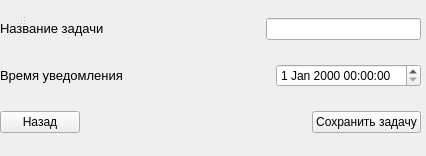
<?xml version="1.0" encoding="UTF-8"?>
<ui version="4.0">
 <class>new_task</class>
 <widget class="QWidget" name="new_task">
  <property name="geometry">
   <rect>
    <x>0</x>
    <y>0</y>
    <width>426</width>
    <height>156</height>
   </rect>
  </property>
  <property name="windowTitle">
   <string>Добавление задачи</string>
  </property>
  <widget class="QStatusBar" name="statusbar">
   <property name="geometry">
    <rect>
     <x>9</x>
     <y>9</y>
     <width>16</width>
     <height>20</height>
    </rect>
   </property>
  </widget>
  <widget class="QWidget" name="verticalLayoutWidget">
   <property name="geometry">
    <rect>
     <x>0</x>
     <y>0</y>
     <width>421</width>
     <height>151</height>
    </rect>
   </property>
   <layout class="QVBoxLayout" name="verticalLayout">
    <item>
     <layout class="QHBoxLayout" name="horizontalLayout">
      <item>
       <widget class="QLabel" name="label">
        <property name="text">
         <string>&lt;html&gt;&lt;head/&gt;&lt;body&gt;&lt;p&gt;&lt;span style=&quot; font-size:10pt;&quot;&gt;Название задачи&lt;/span&gt;&lt;/p&gt;&lt;/body&gt;&lt;/html&gt;</string>
        </property>
       </widget>
      </item>
      <item>
       <spacer name="horizontalSpacer_2">
        <property name="orientation">
         <enum>Qt::Horizontal</enum>
        </property>
        <property name="sizeHint" stdset="0">
         <size>
          <width>40</width>
          <height>20</height>
         </size>
        </property>
       </spacer>
      </item>
      <item>
       <widget class="QLineEdit" name="name"/>
      </item>
     </layout>
    </item>
    <item>
     <layout class="QHBoxLayout" name="horizontalLayout_2">
      <item>
       <widget class="QLabel" name="label_2">
        <property name="text">
         <string>&lt;html&gt;&lt;head/&gt;&lt;body&gt;&lt;p&gt;&lt;span style=&quot; font-size:10pt;&quot;&gt;Время уведомления&lt;/span&gt;&lt;/p&gt;&lt;/body&gt;&lt;/html&gt;</string>
        </property>
       </widget>
      </item>
      <item>
       <spacer name="horizontalSpacer_3">
        <property name="orientation">
         <enum>Qt::Horizontal</enum>
        </property>
        <property name="sizeHint" stdset="0">
         <size>
          <width>40</width>
          <height>20</height>
         </size>
        </property>
       </spacer>
      </item>
      <item>
       <widget class="QDateTimeEdit" name="dateTime"/>
      </item>
     </layout>
    </item>
    <item>
     <layout class="QHBoxLayout" name="horizontalLayout_4">
      <item>
       <widget class="QPushButton" name="back">
        <property name="text">
         <string>Назад</string>
        </property>
       </widget>
      </item>
      <item>
       <spacer name="horizontalSpacer">
        <property name="orientation">
         <enum>Qt::Horizontal</enum>
        </property>
        <property name="sizeHint" stdset="0">
         <size>
          <width>257</width>
          <height>20</height>
         </size>
        </property>
       </spacer>
      </item>
      <item>
       <widget class="QPushButton" name="save">
        <property name="text">
         <string>Сохранить задачу</string>
        </property>
       </widget>
      </item>
     </layout>
    </item>
   </layout>
  </widget>
  <action name="action_2">
   <property name="text">
    <string>Создание задачи</string>
   </property>
  </action>
 </widget>
 <resources/>
 <connections/>
</ui>
